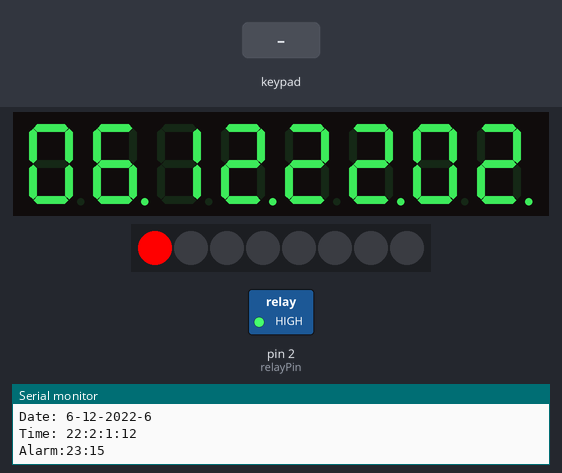
A sketch run on a simulated Arduino Uno, built with avr-gcc and run on an emulated ATmega328P. On the bench: 8-digit seven-segment display, 8 RGB LEDs in strip order, left to right, switched loads named in the sketch (green lamp = pin HIGH), the last lines printed to the serial monitor. The test bench sets the inputs (shaded band).

Above: at 1.2 s.
1.3 s: key '1' pressed
At 1.9 s:
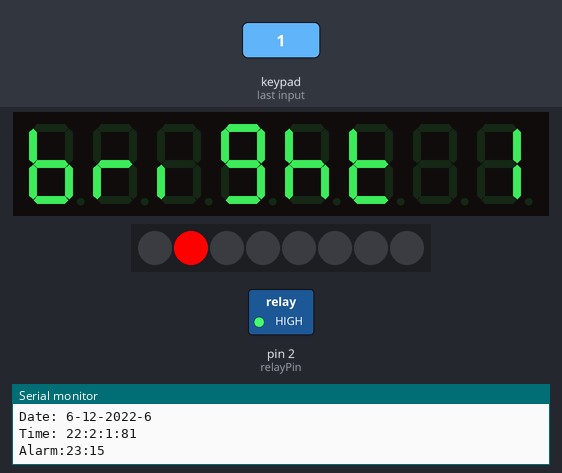
2.8 s: keypad keys 1 2 3 4 pressed 0.4 s apart
At 3.3 s:
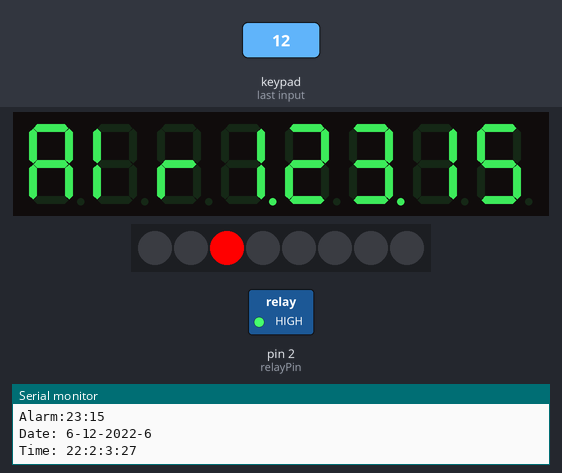
6.0 s: key '3' pressed
At 6.31 s:
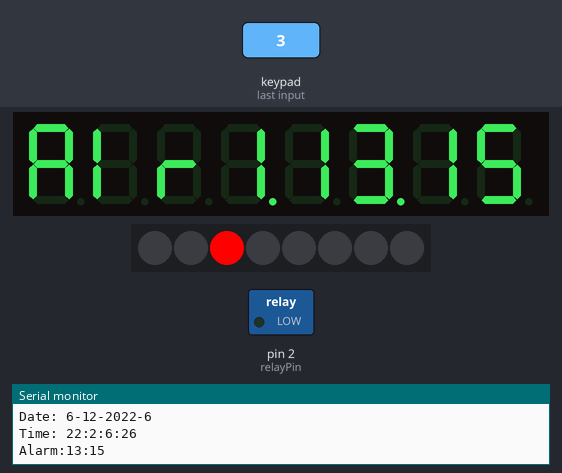
Timing chart, 0 to 9.0 s (numbered marks = the images above; inputs shaded):
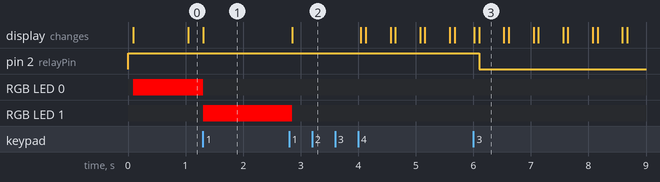

Measured:
- after the input at 1.3 s, the display: changes at once (image 1)
- after the input at 2.8 s, RGB LED 1: RGB(255, 0, 0) → off after 0.05 s; the display: changes after 0.05 s (image 2)
- after the input at 6.0 s, pin 2 (relayPin): HIGH → LOW after 0.10 s; the display: first differs from a run without the input after 0.10 s (image 3)

The sketch:

ClockSimulator.ino
```cpp
/*
 Name:		ClockSimulator.ino
 Created:	8/2/2022 8:36:10 AM
 Author:	ThuanVo
*/

// the setup function runs once when you press reset or power the board
#include <TM1638.h>


//PIN
#define stbPin 4
#define clkPin 7
#define dioPin 8
#define relayPin 2


#define NumberOfMode 6
//Button function
#define btnMode 1 //used for all mode
//Mode 0
#define btnDigitInc		2
#define btnDigitDec		3
#define btnCursor		4
#define btnBack			8
//Mode 1
#define btnBrightInc	2
#define btnBrightDec	3
//Mode 2
//#define btnCursor		4 (same as mode0)
//#define btnDigitInc	2 (same as mode0)
//#define btnDigitDec	3 (same as mode0)
#define btnDelayAlarm	6
#define btnAckAlarm		7
//#define btnBack		8 (same as mode0)
//Mode 3


TM1638	tm(dioPin, clkPin, stbPin);
uint8_t mode;
uint64_t startingTime = 0;
uint64_t runningMilSecs = 0;
uint8_t	brightness = 1;
struct datetime {
	uint16_t year = 2022;
	uint8_t month = 12;
	uint8_t date = 6;
	uint8_t day = 6;	//Sunday = 1
	uint8_t hour = 22;
	uint8_t minute = 2;
	uint8_t second = 0;
	uint8_t smallsec = 0;	// 100smallsec = 1s
} time;
uint8_t	arr[17]; // [0 y,y, 2 y,y, 4 m,m,6 d,d,8 day, 9 h,h,11 m,m,13 s,s,15 ss,ss,\0]
uint8_t datesOfMonth[2][12] = { { 31, 28, 31, 30, 31, 30, 31, 31, 30, 31, 30, 31},
								{31, 29, 31, 30, 31, 30, 31, 31, 30, 31, 30, 31 } };	//leap year
bool btn[8];

//Mode 0 global variable
static uint8_t	cursor = 0;
//Mode 2 global variable
uint8_t alarmHour = 23;
uint8_t	alarmMinute = 15;
uint8_t	alarmCursor = 0;
uint8_t alarmLastHour, alarmLastMinute;
//Mode turn off: global variable
//static uint16_t	k = 0;

void TMInit(uint8_t brightness) {
	tm.setupDisplay(true, brightness);
	startingTime = millis();
	mode = 0;
}

void setup() {
	TMInit(brightness);

	pinMode(relayPin, OUTPUT);	//Init for alarm mode
	digitalWrite(relayPin, true); //true -> relay OFF


	Serial.begin(9600);
}

void buttonsScan() {
	bool arrBtn[2][8]; // arr[0][k] is the previous state, arr[1][k] is the next state

	byte buttons = tm.getButtons();
	for (uint8_t i = 1; i <= 8; i++) {
		if ((buttons & (0x01 << (i - 1))) > 0) {
			arrBtn[0][i - 1] = true;
		}
		else {
			arrBtn[0][i - 1] = false;
		}
	}
	delay(80);
	buttons = tm.getButtons();
	for (uint8_t i = 1; i <= 8; i++) {
		if ((buttons & (0x01 << (i - 1))) > 0) {
			arrBtn[1][i - 1] = true;
		}
		else {
			arrBtn[1][i - 1] = false;
		}
	}
	for (uint8_t i = 1; i <= 8; i++) {
		if (arrBtn[0][i - 1] == false && arrBtn[1][i - 1] == true) {
			//Serial.print("Button ");	//debug
			//Serial.print(i);
			//Serial.println(" is being pressed");
			btn[i - 1] = true;
		}
		else {
			btn[i - 1] = false;
		}
	}
}

bool isButton(uint8_t pos) {	//check if btn at pos (1:8) is pressed
	return btn[pos - 1];
}

bool isModeChanged() {
	if (isButton(btnMode)) {	//positive edge on btn 1
		mode = (++mode)%NumberOfMode;
		//clear when mode changed
		tm.clearDisplay();
		tm.setLEDs(0);

		//reset cursor in mode 0 to stop blinking
		cursor = 0;
		//reset cursor in mode 2 to stop blinking
		alarmCursor = 0;
		return true;
		//reset k in mode turn off
		//k = 2;
	}
	else{}
	return false;
}

bool isMillisOverflowed() {
	static uint64_t time_ms = 0;		//time_ms ONLY = 0 in the first cycle
	//In case overflow of millis() (64bits)
	//Cause millis() is always bigger than time_ms
	//=> if millis() <= time_ms (overflow happens) -> reset time_ms = 0 and set new Startingtime
	if (millis() <= time_ms) {//overflow happens
		time_ms = 0;
		startingTime = millis();
		return true;
	}
	else {
		time_ms = millis();
		return false;
	}
}

bool isOneSec() {
	static uint64_t timeSec1 = 0;
	uint64_t timeSec2;

	timeSec1 = isMillisOverflowed() ? 0 : timeSec1;
	timeSec2 = runningMilSecs / 1000;
	if (timeSec2 - timeSec1 >= 1) {
		timeSec1 = timeSec2;
		return true;
	}
	return false;
}

bool isHalfSec() {	//seem not to be accurate
	static uint64_t t1 = 0;
	uint64_t t2;

	t1 = isMillisOverflowed() ? 0 : t1;
	t2 = runningMilSecs / 100;		//runningMilSecs = 1234ms => t2 = 12 = 1.2(s)
	if (t2 - t1 >= 5) {
		t1 = t2;
		return true;
	}
	return false;
}

void splitTwoDigitsNum(uint8_t value, uint8_t digit[], uint8_t startAddr) {	//2022 must be split to 20 and 22 before using this
	digit[startAddr] = value / 10;
	digit[++startAddr] = value % 10;
}

void storeDateTime() {
	//store date&time in an array
//arr	0	1	2	3	4	5	6	7	8	9	10	11	12	13	14	15	16
//		y	y	y	y	m	m	d	d	day	h	h	m	m	s	s	ss	ss
	splitTwoDigitsNum(time.year / 100, arr, 0);
	splitTwoDigitsNum(time.year % 100, arr, 2);
	splitTwoDigitsNum(time.month, arr, 4);
	splitTwoDigitsNum(time.date, arr, 6);
	arr[8] = time.day;
	splitTwoDigitsNum(time.hour, arr, 9);
	splitTwoDigitsNum(time.minute, arr, 11);
	splitTwoDigitsNum(time.second, arr, 13);
	splitTwoDigitsNum(time.smallsec, arr, 15);
}

void timeCalculator(uint64_t runningMilSecs, uint8_t *hour = &time.hour, uint8_t *minute = &time.minute, uint8_t *second = &time.second, uint8_t *smallsec = &time.smallsec, uint16_t *year = &time.year, uint8_t* month = &time.month, uint8_t* date = &time.date, uint8_t* day = &time.day) {
	* smallsec = (runningMilSecs % 1000) / 10;
	if (isOneSec()) {
		if (++time.second > 59) {
			time.second = 0;
			if (++time.minute > 59) {
				time.minute = 0;
				if (++time.hour > 23) {
					alarmLastHour = 0; //reset alarm
					alarmLastMinute = 0;
					time.hour = 0;
					time.day = ((++time.day) % 8 == 0) ? 1 : time.day;
					if (++time.date > datesOfMonth[(time.year % 4) == 0][time.month - 1]) {
						time.date = 1;
						if (++time.month > 12) {
							time.month = 1;
							++time.year;
						}
					}
				}
			}
		}
	}
	else {}
	storeDateTime();
	//print date&time to serial - debug
	{
		Serial.print("Date: ");
		Serial.print(time.date);
		Serial.print("-");
		Serial.print(time.month);
		Serial.print("-");
		Serial.print(time.year);
		Serial.print("-");
		Serial.println(time.day);

		Serial.print("Time: ");
		Serial.print(time.hour);
		Serial.print(":");
		Serial.print(time.minute);
		Serial.print(":");
		Serial.print(time.second);
		Serial.print(":");
		Serial.println(time.smallsec);
		//Serial.println("");
	}
}

void mode0() {
	//display date & time to 7 segment
	tm.setDisplayDigit(arr[6], 0, false);
	tm.setDisplayDigit(arr[7], 1, true);
	tm.setDisplayDigit(arr[4], 2, false);
	tm.setDisplayDigit(arr[5], 3, true);
	tm.setDisplayDigit(arr[9], 4, false);
	tm.setDisplayDigit(arr[10], 5, true);
	tm.setDisplayDigit(arr[11], 6, false);
	tm.setDisplayDigit(arr[12], 7, ((runningMilSecs / 1000) % 2) == 1);

	//cursor = 0: do not change value, led remains display
	//cursor = 1-8, select value to change
	if (isButton(btnCursor)) {
		cursor = (++cursor) % 9;
	}
	switch (cursor) {
	case 0:

		break;
	case 1:
		if (isHalfSec()) {
			tm.clearDisplayDigit(0, false);
		}
		else {}
		break;
	case 2:
		if (isHalfSec()) {
			tm.clearDisplayDigit(1, true);
		}
		else {}
		break;
	case 3:
		if (isHalfSec()) {
			tm.clearDisplayDigit(2, false);
		}
		else {}
		break;
	case 4:
		if (isHalfSec()) {
			tm.clearDisplayDigit(3, true);
		}
		else {}
		break;
	case 5:
		if (isHalfSec()) {
			tm.clearDisplayDigit(4, false);
		}
		else {}
		break;
	case 6:
		if (isHalfSec()) {
			tm.clearDisplayDigit(5, true);
		}
		else {}
		break;
	case 7:
		if (isHalfSec()) {
			tm.clearDisplayDigit(6, false);
		}
		else {}
		break;
	case 8:
		if (isHalfSec()) {
			tm.clearDisplayDigit(7, false);
		}
		else {}
		break;
	default:

		break;
	}

	//Inc or Dec value
	if (isButton(btnDigitInc)) {
		switch (cursor) {
		case 0:
			break;
		case 1:
			time.date = time.date + 10 > datesOfMonth[(time.year % 4) == 0][time.month - 1] ?
				datesOfMonth[(time.year % 4) == 0][time.month - 1] : time.date += 10;
			break;
		case 2:
			time.date = time.date + 1 > datesOfMonth[(time.year % 4) == 0][time.month - 1] ? 1 : time.date += 1;
			break;
		case 3:
			time.month = time.month > 2 ? 12 : time.month += 10;
			break;
		case 4:
			time.month = ++time.month > 12 ? 1 : time.month;
			break;
		case 5:
			time.hour = time.hour + 10 > 24 ? 23 : time.hour += 10;
			break;
		case 6:
			time.hour = (++time.hour) % 24;
			break;
		case 7:
			time.minute = time.minute + 10 > 59 ? 59 : time.minute += 10;
			break;
		case 8:
			time.minute = (++time.minute) % 60;
			break;
		}
	}
	if (isButton(btnDigitDec)) {
		switch (cursor) {
		case 0:
			break;
		case 1:
			time.date = time.date <= 10 ? 1 : time.date -= 10;
			break;
		case 2:
			time.date = time.date <= 1 ? datesOfMonth[(time.year % 4) == 0][time.month - 1] : --time.date;
			break;
		case 3:
			time.month = time.month <= 10 ? 1 : time.month -= 10;
			break;
		case 4:
			time.month = time.month <= 1 ? 12 : --time.month;
			break;
		case 5:
			time.hour = time.hour <= 9 ? 0 : time.hour -= 10;
			break;
		case 6:
			time.hour = time.hour <= 0 ? 23 : --time.hour;
			break;
		case 7:
			time.minute = time.minute <= 9 ? 0 : time.minute -= 10;
			break;
		case 8:
			time.minute = time.minute <= 0 ? 59 : --time.minute;
			break;
		}
	}

	//btn Back
	cursor =  isButton(btnBack)  ? 0 : cursor;
	//*supplement:we can use btnBack to change the value indirectly
	// or changing directly like above
}

void mode1(uint8_t *brightness) {
	char s[8];
	sprintf(s, "Bright %01d", *brightness);
	tm.setDisplayToString(s);
	if (isButton(btnBrightInc)) {
		*brightness = (++(*brightness))%8;	// brightness: 6 -> 7 -> 0 -> 1
	}

	tm.setupDisplay(true, *brightness);
	sprintf(s, "Bright %01d", *brightness);
	tm.setDisplayToString(s);

	if (isButton(btnBrightDec)) {
		*brightness = (*brightness) == 0 ? 7 : --*brightness; // brightness: 2 -> 1 -> 0 -> 7
	}
	tm.setupDisplay(true, *brightness);
	sprintf(s, "Bright %01d", *brightness);
	tm.setDisplayToString(s);
}

void mode2() {
	uint8_t	arrAlarm[4];
	splitTwoDigitsNum(alarmHour, arrAlarm, 0);
	splitTwoDigitsNum(alarmMinute, arrAlarm, 2);
	tm.setDisplayToString("Alr1",0b00010000);
	tm.setDisplayDigit(arrAlarm[0], 4, false);
	tm.setDisplayDigit(arrAlarm[1], 5, true);
	tm.setDisplayDigit(arrAlarm[2], 6, false);
	tm.setDisplayDigit(arrAlarm[3], 7, false);
	if (isButton(btnCursor)) {
		alarmCursor = (++alarmCursor) % 5;
	}
	switch (alarmCursor) {
	case 0:
		break;
	case 1:
		if (isHalfSec()) {
			tm.clearDisplayDigit(4, false);
		}
		else {}
		break;
	case 2:
		if (isHalfSec()) {
			tm.clearDisplayDigit(5, true);
		}
		else {}
		break;
	case 3:
		if (isHalfSec()) {
			tm.clearDisplayDigit(6, false);
		}
		else {}
		break;
	case 4:
		if (isHalfSec()) {
			tm.clearDisplayDigit(7, false);
		}
		else {}
		break;
	}

	if (isButton(btnDigitInc)) {
		switch (alarmCursor) {
		case 0:
			break;
		case 1:
			alarmHour = alarmHour + 10 > 24 ? 23 : alarmHour += 10;
			break;
		case 2:
			alarmHour = (++alarmHour) % 24;
			break;
		case 3:
			alarmMinute = alarmMinute + 10 > 59 ? 59 : alarmMinute += 10;
			break;
		case 4:
			alarmMinute = (++alarmMinute) % 60;
			break;
		}
	}
	if (isButton(btnDigitDec)) {
		switch (alarmCursor) {
		case 0:
			break;
		case 1:
			alarmHour = alarmHour <= 9 ? 0 : alarmHour -= 10;
			break;
		case 2:
			alarmHour = alarmHour <= 0 ? 23 : --alarmHour;
			break;
		case 3:
			alarmMinute = alarmMinute <= 9 ? 0 : alarmMinute -= 10;
			break;
		case 4:
			alarmMinute = alarmMinute <= 0 ? 59 : --alarmMinute;
			break;
		}
	}
	alarmCursor = isButton(btnBack) ? 0 : alarmCursor;
}

void mode3() {

}

void mode4() {

}

void mode5() {

}


void modeImplementation() {

	runningMilSecs = millis() - startingTime;
	timeCalculator(runningMilSecs);

	//mode 2:
	static uint16_t alarm2Min, alarmLast2Min = 0;
	alarm2Min = alarmHour * 60 + alarmMinute;
	//Serial.print(alarm2Min);	//debug
	//Serial.print("--");
	//Serial.println(alarmLast2Min);
	//Serial.print("--");
	//Serial.println(time.hour*60 +time.minute);
	Serial.print("Alarm:");
	Serial.print(alarmHour);
	Serial.print(":");
	Serial.print(alarmMinute);
	Serial.println("");
	Serial.println("");


	if (!isButton(btnAckAlarm)) {	//if no ack then check alarm
		if (alarmLast2Min < alarm2Min && (time.hour * 60 + time.minute >= alarm2Min)) {
			digitalWrite(relayPin, false);	//relay ON -relay triggered with 0V
			alarmLastHour = time.hour;
			alarmLastMinute = time.minute;
			alarmLast2Min = alarmLastHour * 60 + alarmLastMinute;
			Serial.println("Alarm triggered");//debug
			//delay(300);//debug
		}
	}
	else {	//if ack occurs then turn off alarm
		digitalWrite(relayPin, true); //relay OFF
		Serial.println("Alarm acknowledge");//debug
		//delay(300);//debug
	}

	switch (mode) {		//mode < NumberOfMode
	case 0://mode clock
		tm.setLED(TM1638_COLOR_RED, 0);
		tm.setupDisplay(true, brightness);		//can be deleted? -> nope cause penultimute will turn off
		mode0();
		break;
	case 1://mode brightness
		tm.setLED(TM1638_COLOR_RED, 1);
		mode1(&brightness);
		break;
	case 2://mode alarm
		tm.setLED(TM1638_COLOR_RED, 2);
		mode2();
		break;
	case 3:
		tm.setLED(TM1638_COLOR_RED, 3);
		tm.setDisplayToString("no conf");
		break;

	case NumberOfMode - 1://Turn off
		tm.setupDisplay(false, 0);
		break;

	default:
		tm.setLEDs(0b10101010);
		tm.setDisplayToString(" no func");
		break;
	}

}

void clockSimulator() {
	isModeChanged();
	modeImplementation();
}


bool isButton2(uint8_t pos) {	//check if btn at pos (1:8) is pressed
	uint8_t btnCode, btnCodeOld;

	btnCode = tm.getButtons() & (1 << (pos - 1));
	delay(80);		//reducing button bouncing
	btnCodeOld = btnCode;
	btnCode = tm.getButtons() & (1 << (pos - 1));
	return (btnCode != 0) && (btnCodeOld == 0); 	//positive edge on btn 1
}

void loop() {
	buttonsScan();
	clockSimulator();
}
```
